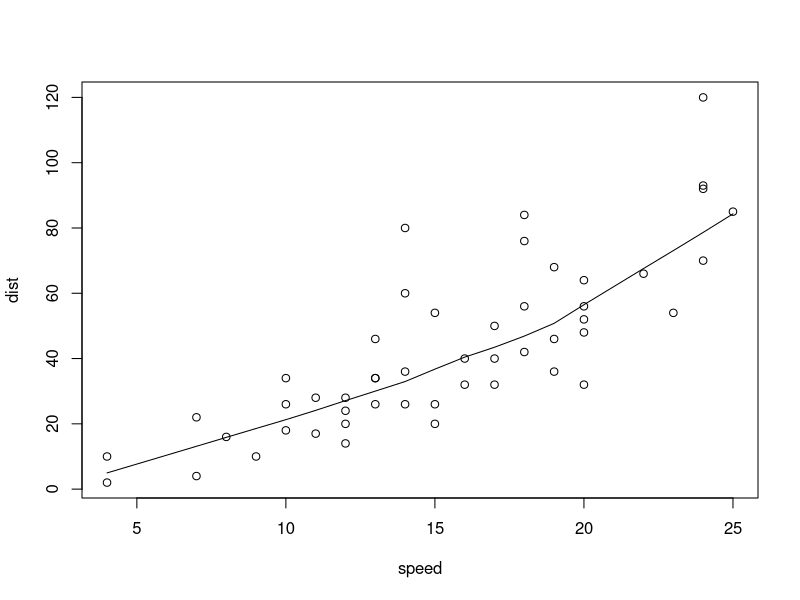
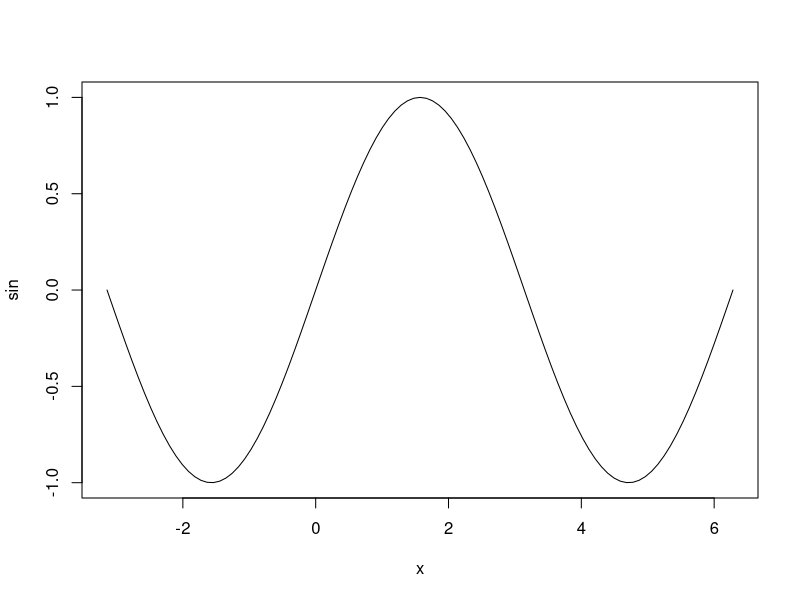
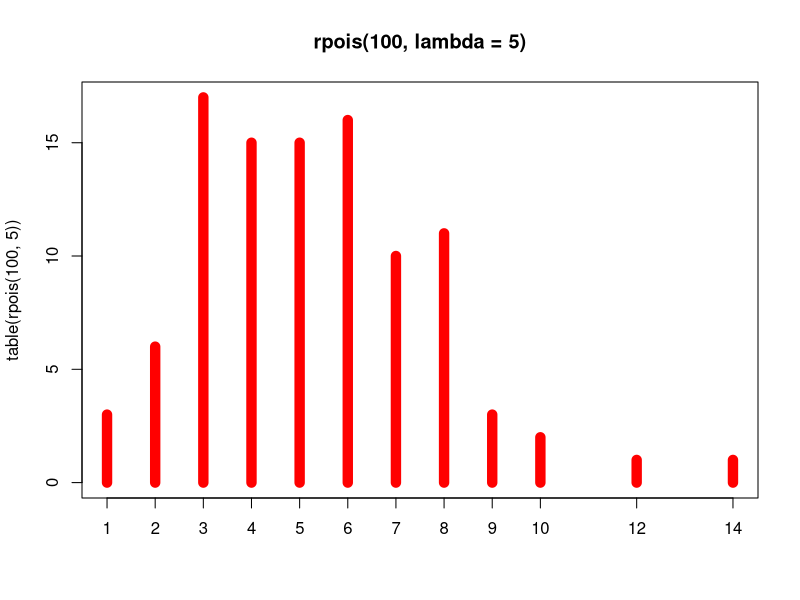
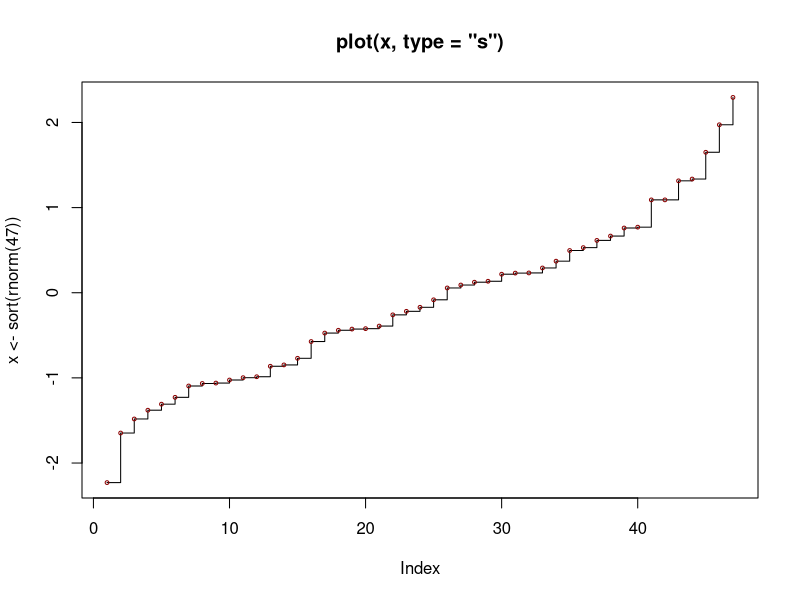

R code for these plots, in order:
#!/usr/bin/Rscript

require(stats) # for lowess, rpois, rnorm

x11()

plot(cars)
lines(lowess(cars))

cat("Press Enter to continue...")
invisible(scan("stdin", character(), nlines = 1, quiet = TRUE))


plot(sin, -pi, 2*pi) # see ?plot.function

cat("Press Enter to continue...")
invisible(scan("stdin", character(), nlines = 1, quiet = TRUE))

## Discrete Distribution Plot:
plot(table(rpois(100, 5)), type = "h", col = "red", lwd = 10,
     main = "rpois(100, lambda = 5)")

cat("Press Enter to continue...")
invisible(scan("stdin", character(), nlines = 1, quiet = TRUE))

## Simple quantiles/ECDF, see ecdf() {library(stats)} for a better one:
plot(x <- sort(rnorm(47)), type = "s", main = "plot(x, type = \"s\")")
points(x, cex = .5, col = "dark red")

cat("Press Enter to continue...")
invisible(scan("stdin", character(), nlines = 1, quiet = TRUE))


# while(names(dev.cur()) !='null device') Sys.sleep(1)


